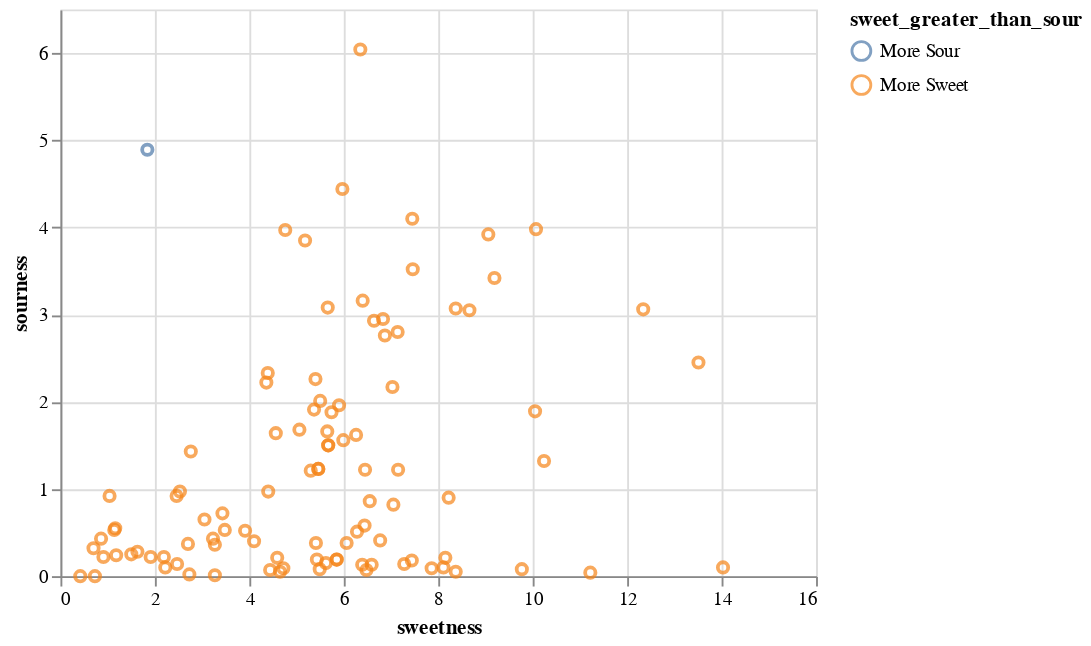

Notebook code cell kept with this figure:
### Code cell
# Import altair
import altair as alt
# Create scatterplot of sweet vs sour
alt.Chart(sweet_and_sourwithflavor).mark_point().encode(
    x='sweetness',
    y='sourness',
    color='sweet_greater_than_sour',
    tooltip=['title', 'sweetness', 'sourness']
)
